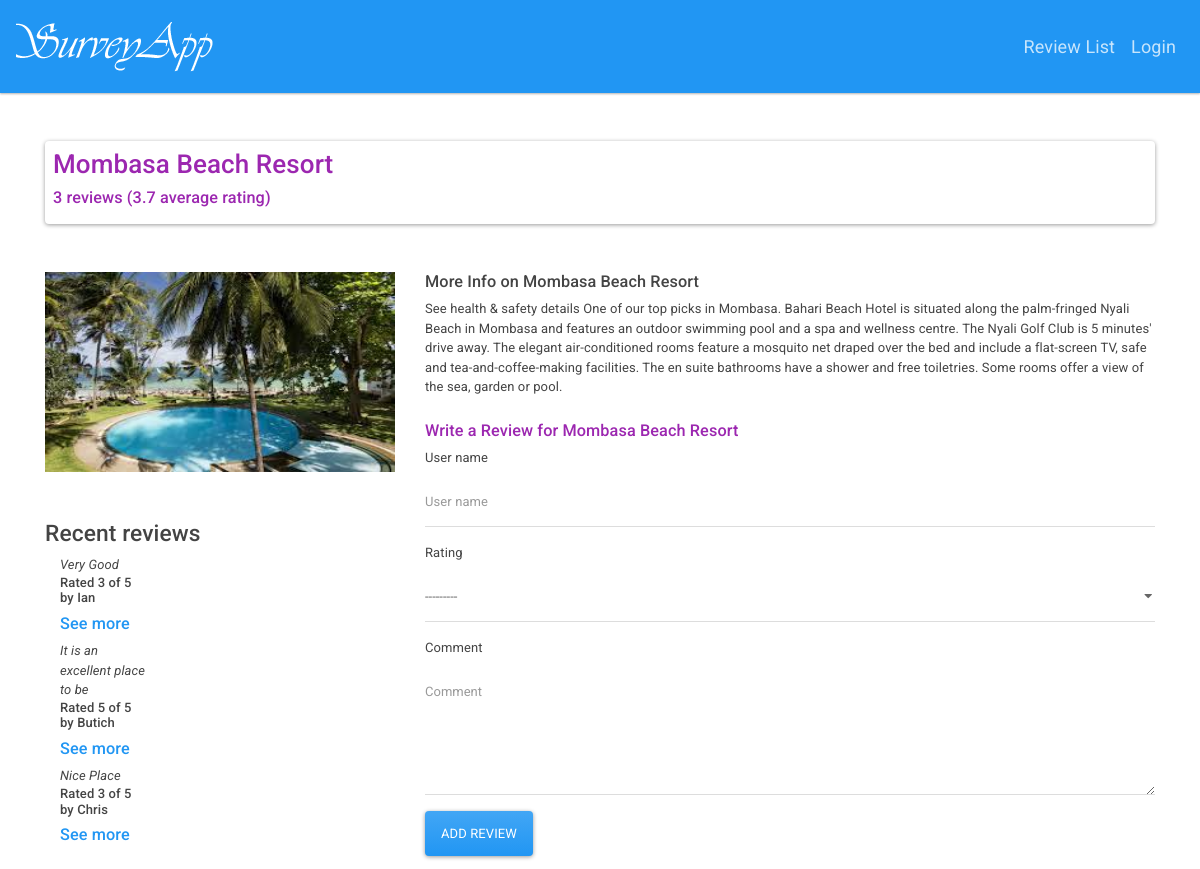
/company/1/, run on the app's committed database.
### pr/models.py (models this page shows, shortened)
class Company(models.Model):
    name = models.CharField(max_length=200)
    author = models.ForeignKey( 'auth.User', on_delete=models.CASCADE, )
    image = models.ImageField(upload_to='companies/%Y/%m/%d', blank=True)
    body = models.TextField()
    def average_rating(self):
        return self.review_set.aggregate(Avg('rating'))['rating__avg']

class Review(models.Model):
    RATING_CHOICES = (
        (1, 'Terrible'),
        (2, 'Poor'),
        (3, 'Average'),
        (4, 'Very Good'),
        (5, 'Excellent'),
    )
    company = models.ForeignKey(Company, on_delete=models.CASCADE)
    pub_date = models.DateTimeField('date published')
    user_name = models.CharField(max_length=100)
    comment = models.CharField(max_length=200)
    rating = models.IntegerField(choices=RATING_CHOICES)

### pr/views.py (the view)
# urls.py: url(r'^company/(?P<company_id>[0-9]+)/$', views.company_detail, name='company_detail'),
def company_detail(request, company_id):
    company = get_object_or_404(Company, pk=company_id)
    form = ReviewForm()
    return render(request, 'pr/company_detail.html', {'company': company, 'form': form})

### pr/forms.py
class ReviewForm(ModelForm):
    class Meta:
        model = Review
        fields = ['user_name', 'rating', 'comment']
        widgets = {
            'comment': Textarea(attrs={'cols': 20, 'rows': 5})
        }

### pr/templates/pr/company_detail.html (shortened to what this page needs)
{% extends 'pr/base.html' %}
{% load bootstrap4 %}
{% block title %}
<div class="card">
    <div class="lead py-2 px-2 text-info">
        <h2>{{ company.name }}</h2>
        <h5>{{ company.review_set.count }} reviews ({{ company.average_rating | floatformat }} average rating)</h5>
    </div>
  </div>
{% endblock %}
{% load static%}
{% block content %}
<div class="row mt-5">
    <div class="col-xs-12 col-sm-12 col-lg-4">
        {% if company.image %}
        <img style="height: 200px; width: 100%; display: block;" src="{{company.image.url}}" alt="Card image">
        {% endif %}
        <h3 class="mt-5">Recent reviews</h3>
            {% if company.review_set.all %}
            <div >
                {% for review in company.review_set.all %}
                <div class="col-xs-6 col-lg-4">
                    <em>{{ review.comment }}</em>
                    <h6>Rated {{ review.rating }} of 5 by {{ review.user_name }}</h6>
                    <h5 class="text-warning"><a href="{% url 'pr:review_list' %}">
                    See more
                    </a></h5>
                </div>
                {% endfor %}
            </div>
            {% else %}
            <p>No reviews for this company yet</p>
            {% endif %}
        </div>
    <div class="col-xs-12 col-sm-12 col-lg-8">
        <strong><h5>More Info on {{company.name}}</h5></strong>
        <span>{{company.body}}</span>
        <h5 class="mt-4 text-info">Write a Review for {{company.name}}</h5>
        <form action="{% url 'pr:add_review' company.id %}" method="post" class="form">
            {% bootstrap_form form layout='inline' %}
            {% buttons %}
            <button type="submit" class="btn btn-primary">
                Add Review
            </button>
            {% endbuttons %}
        </form>
    </div>
</div>
{% endblock %}

### data on the page
Company: name "Mombasa Beach Resort", review_set.count "3", average_rating "3.7", image (picture), body "See health & safety details One of our top picks in Mombasa. Bahari Beach Hotel is situated along the palm-fringed Nyali Beach in Mombasa and features an outdoor swimming pool and a spa and wellness centre. The Nyali Golf Club is 5 minutes' drive away. The elegant air-conditioned rooms feature a mosquito net draped over the bed and include a flat-screen TV, safe and tea-and-coffee-making facilities. The en suite bathrooms have a shower and free toiletries. Some rooms offer a view of the sea, garden or pool."
Review: comment "Very Good", rating "3", user_name "Ian"
Review: comment "It is an excellent place to be", rating "5", user_name "Butich"
Review: comment "Nice Place", rating "3", user_name "Chris"
